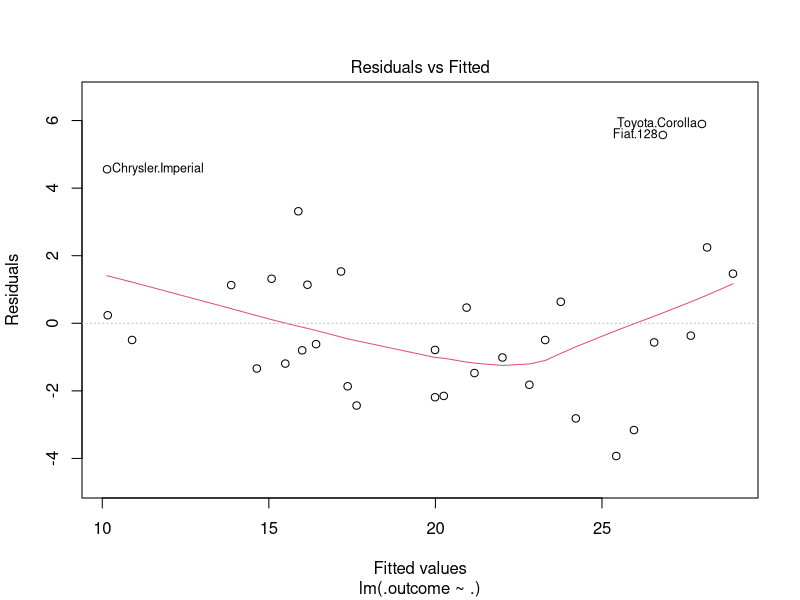
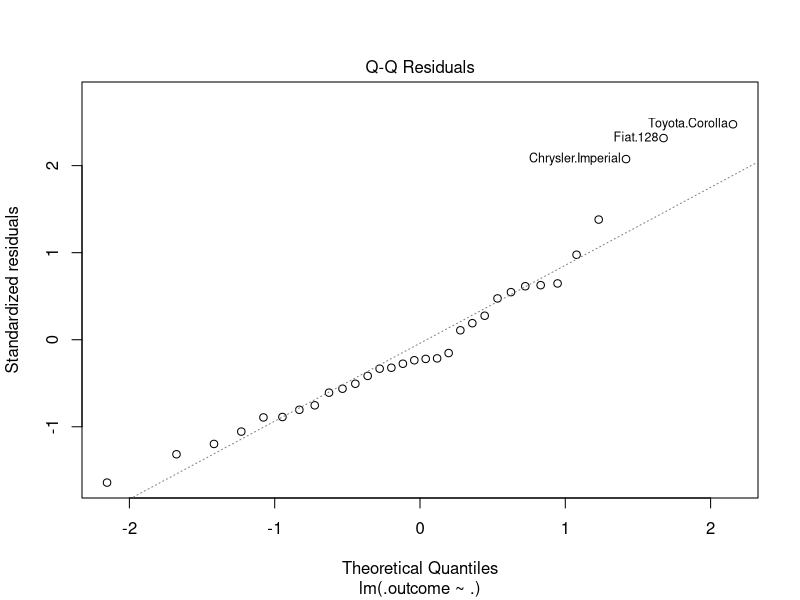
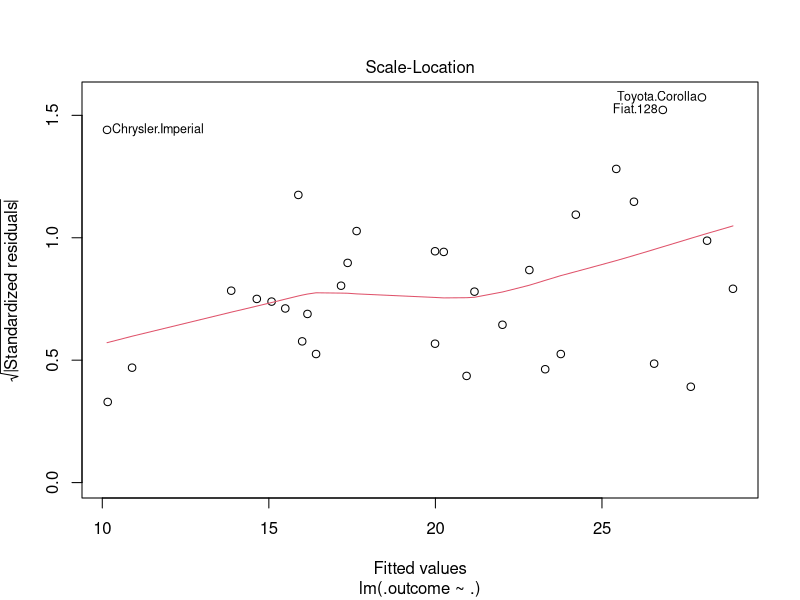
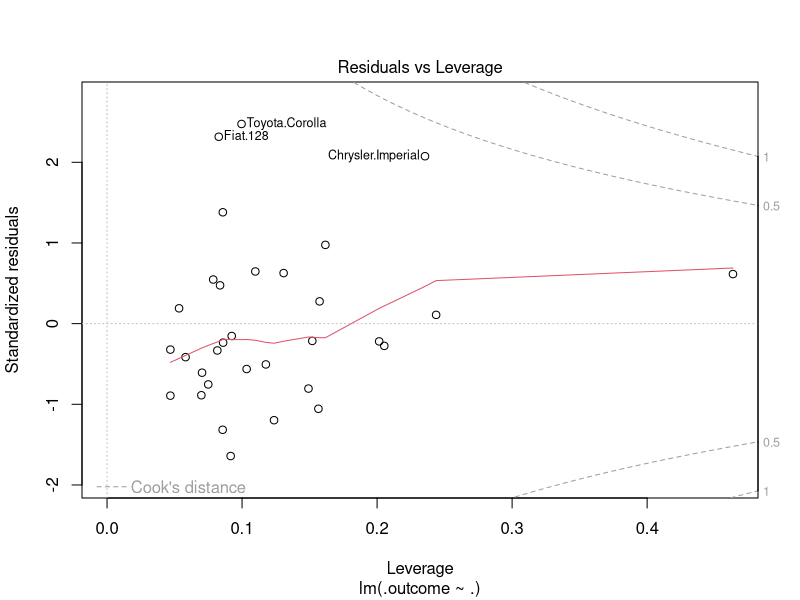
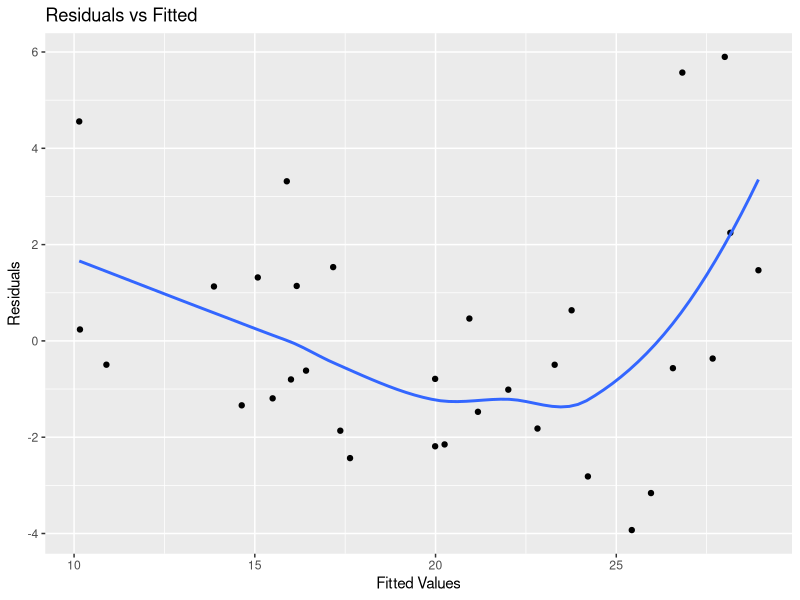
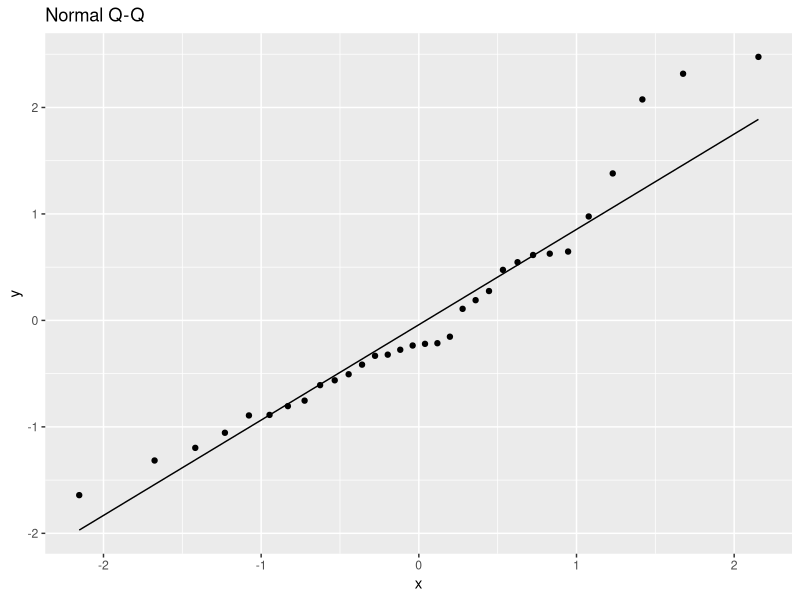
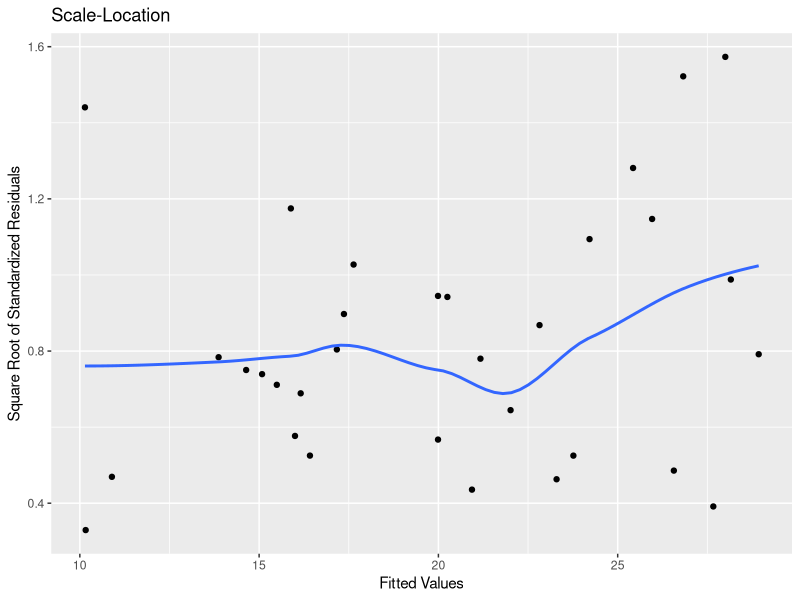
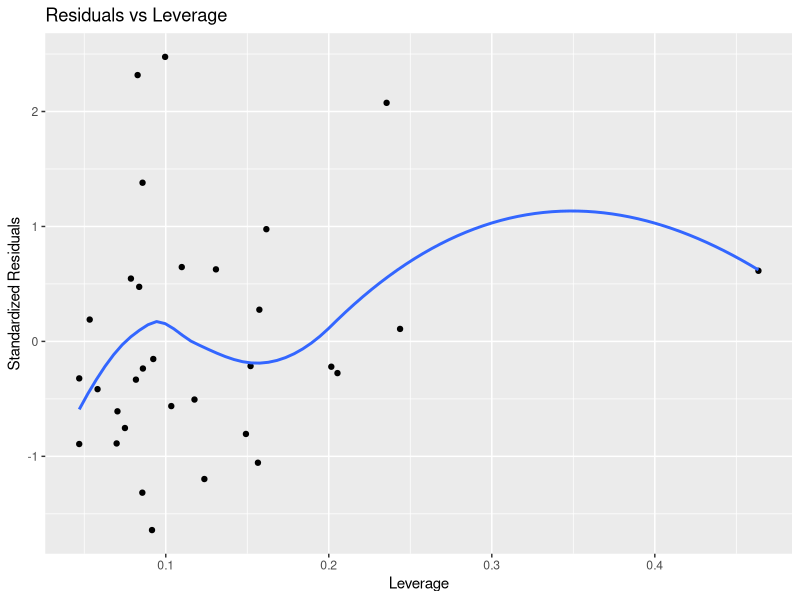

Generate these figures, in order, with R: (Note: this script raises an error after producing the figures.)

# Load necessary libraries

library(caret)
library(broom)
library(modelr)
library(tidyverse)

data(mtcars)

# View the first few rows and summary
mtcars %>%
  slice_head(n = 6) %>%
  print()

mtcars %>%
  summary()



# Fit the model
model  <- train(mpg ~ cyl + hp + wt, data = mtcars, method = "lm")

plot( model$finalModel )

# Display model summary
model
summary(model)


augmented_data = model %>%
	pluck( 'finalModel' ) %>%
	augment()




ggplot(augmented_data, aes(.fitted, .resid)) +
  geom_point() +
  geom_smooth(se = FALSE) +
  labs(x = "Fitted Values", y = "Residuals", title = "Residuals vs Fitted")



ggplot(augmented_data, aes(sample = .std.resid)) +
  stat_qq() +
  stat_qq_line() +
  labs(title = "Normal Q-Q")




ggplot(augmented_data, aes(.fitted, sqrt(abs(.std.resid)))) +
  geom_point() +
  geom_smooth(se = FALSE) +
  labs(x = "Fitted Values", y = "Square Root of Standardized Residuals", title = "Scale-Location")



ggplot(augmented_data, aes(.hat, .std.resid)) +
  geom_point() +
  geom_smooth(se = FALSE) +
  labs(x = "Leverage", y = "Standardized Residuals", title = "Residuals vs Leverage")



ggplot(augmented_data, aes(x = .hat, y = .std.resid)) +
  geom_point(aes(size = .cooksd), alpha = 0.6) +  # Add point size based on Cook's distance
  geom_smooth(se = FALSE) +
  labs(x = "Leverage", y = "Standardized Residuals", title = "Residuals vs Leverage") +
  scale_size_continuous("Cook's Distance") +  # Add a legend for Cook's distance
  theme(legend.position = "bottom")  # Position the legend at the bottom


# Diagnostic plots
mtcars %>%
	augment( model$finalModel, .) %>%
  add_residuals(model) %>%
  add_predictions(model) %>%
  ggplot(aes(x = .fitted, y = resid)) +
  geom_point() +
  geom_smooth(method = "lm", se = FALSE) +
  labs(x = "Fitted Values", y = "Residuals")



# Histogram of residuals
mtcars %>%
	augment( model$finalModel, .) %>%
	ggplot( aes(x = seq_along(.cooksd), y = .cooksd)) +
geom_bar(stat = "identity") +
labs(x = "Observation", y = "Cook's Distance")



  add_residuals(model) %>%
  ggplot(aes(x = resid)) +
  geom_histogram(binwidth = 1) 
  labs(x = "Residuals", y = "Count")



# Predicting with new data
new_data <- tibble(cyl = 4, hp = 100, wt = 2.5)


predict( model, new_data = new_data)


mtcars_subset = mtcars %>%
	select(mpg, cyl, hp, wt) 

set.seed(123)  # for reproducibility
model <- train(mpg ~cyl + hp + wt, data = mtcars, method = "lm")

summary( model )
summary( model$finalModel )

plot( model$finalModel )



predictions <- predict(model, mtcars)
postResample(predictions, mtcars$mpg)

predict( model, newdata = new_data)



